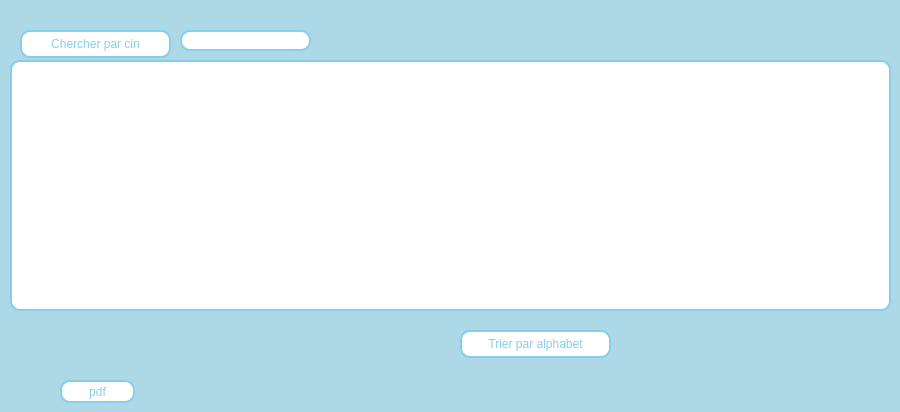
      <widget class="QWidget" name="Afficher_3">
       <property name="styleSheet">
        <string notr="true">background: lightblue</string>
       </property>
       <attribute name="title">
        <string>Afficher</string>
       </attribute>
       <widget class="QTableView" name="tableView_4">
        <property name="geometry">
         <rect>
          <x>10</x>
          <y>60</y>
          <width>881</width>
          <height>251</height>
         </rect>
        </property>
        <property name="styleSheet">
         <string notr="true">background:white;
border-radius:10px;
border: 1.5px solid skyblue;
color:black;
font: 63 8pt &quot;Cascadia Code SemiBold&quot;;
</string>
        </property>
       </widget>
       <widget class="QPushButton" name="pushButton_9">
        <property name="geometry">
         <rect>
          <x>460</x>
          <y>330</y>
          <width>151</width>
          <height>28</height>
         </rect>
        </property>
        <property name="styleSheet">
         <string notr="true">background:white;
border-radius:10px;
border: 1.5px solid skyblue;
color:skyblue;
font: 63 8pt &quot;Cascadia Code SemiBold&quot;;</string>
        </property>
        <property name="text">
         <string>Trier par alphabet</string>
        </property>
       </widget>
       <widget class="QPushButton" name="pushButton_10">
        <property name="geometry">
         <rect>
          <x>20</x>
          <y>30</y>
          <width>151</width>
          <height>28</height>
         </rect>
        </property>
        <property name="styleSheet">
         <string notr="true">background:white;
border-radius:10px;
border: 1.5px solid skyblue;
color:skyblue;
font: 63 8pt &quot;Cascadia Code SemiBold&quot;;
</string>
        </property>
        <property name="text">
         <string>Chercher par cin</string>
        </property>
       </widget>
       <widget class="QLineEdit" name="lineEdit_6">
        <property name="geometry">
         <rect>
          <x>180</x>
          <y>30</y>
          <width>131</width>
          <height>21</height>
         </rect>
        </property>
        <property name="styleSheet">
         <string notr="true">background:white;
border-radius:10px;
border: 1.5px solid skyblue;
color:skyblue;
font: 63 8pt &quot;Cascadia Code SemiBold&quot;;
</string>
        </property>
       </widget>
       <widget class="QPushButton" name="exportPDFButton">
        <property name="geometry">
         <rect>
          <x>60</x>
          <y>380</y>
          <width>75</width>
          <height>23</height>
         </rect>
        </property>
        <property name="styleSheet">
         <string notr="true">background:white;
border-radius:10px;
border: 1.5px solid skyblue;
color:skyblue;
font: 63 8pt &quot;Cascadia Code SemiBold&quot;;
</string>
        </property>
        <property name="text">
         <string>pdf</string>
        </property>
       </widget>
      </widget>
